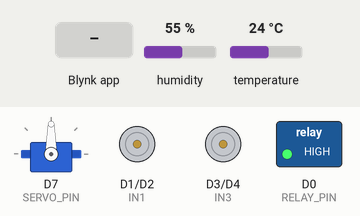
Bench run of a sketch on a simulated ESP8266 (NodeMCU). Parts: servo, motor-driver pin pairs drawn as motors (green arrow = first pin HIGH = forward, orange = second pin HIGH = backward, longer = more drive, scaled by the enable pin), switched loads named in the sketch (green lamp = pin HIGH). The test bench sets the inputs (shaded band); at power-on: humidity 55 %, temperature 24 °C. WiFi joins after 1.5 s; servers stay silent unless stated.

Above: at 3.0 s.
3.1 s: Blynk app writes 1 to V1
At 3.8 s:
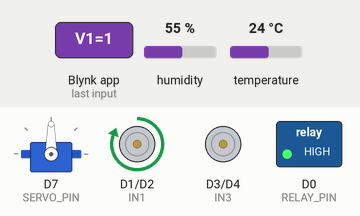
4.6 s: Blynk app writes 1 to V2
At 5.0 s:
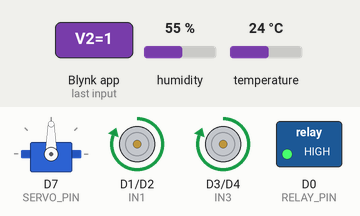
6.1 s: Blynk app writes 0 to V1
At 7.3 s:
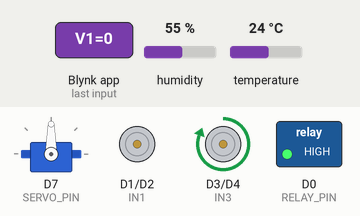
7.6 s: Blynk app writes 0 to V2
At 8.4 s:
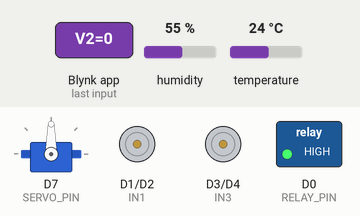
9.1 s: Blynk app writes 200 to V1
At 9.5 s:
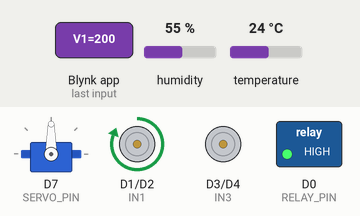
10.6 s: Blynk app writes 1 to V3
Timing chart, 0 to 64.1 s (numbered marks = the images above; inputs shaded):
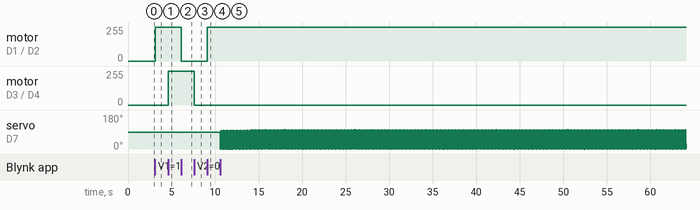

The sketch:

sketch_may8b.ino
```cpp
#define BLYNK_PRINT Serial
#include <ESP8266WiFi.h>
#include <BlynkSimpleEsp8266.h>
#include <Servo.h>
#include <DHT.h>

// Blynk Auth Token
char auth[] = "kuLOtQHP1JOalR94soOrt7Z6vw-yHG8U";

// WiFi credentials
char ssid[] = "dazzle";
char pass[] = "romanus5666";

// Motor Pins for L298N Motor Driver
#define IN1 D1
#define IN2 D2
#define IN3 D3
#define IN4 D4
#define ENA D5  // Motor 1 speed (optional)
#define ENB D6  // Motor 2 speed (optional)

// Servo Pin
#define SERVO_PIN D7

// DHT11 Sensor Pin
#define DHTPIN D8
#define DHTTYPE DHT11

// Relay Pins
#define RELAY_PIN D0          // Water pump relay
#define LIGHT_RELAY_PIN D5    // D5 (valid pin on ESP8266)

Servo servoMotor;
DHT dht(DHTPIN, DHTTYPE);

// Variables for motor, servo, and sensor
bool motor1State = false;
bool motor2State = false;
bool servoMotorState = false;
bool waterPumpState = false;
bool lightRelayState = false;
int servoSpeed = 0.1;  // Default speed (in milliseconds)
float temperature, humidity;


// Blynk button to control DC Motor 1 (on/off)
BLYNK_WRITE(V1) {
  motor1State = param.asInt();  // On/Off for Motor 1
  if (motor1State) {
    digitalWrite(IN1, HIGH);
    digitalWrite(IN2, LOW);
    analogWrite(ENA, 255);  // Full speed for Motor 1
  } else {
    digitalWrite(IN1, LOW);
    digitalWrite(IN2, LOW);
  }
}

// Blynk button to control DC Motor 2 (on/off)
BLYNK_WRITE(V2) {
  motor2State = param.asInt();  // On/Off for Motor 2
  if (motor2State) {
    digitalWrite(IN3, HIGH);
    digitalWrite(IN4, LOW);
    analogWrite(ENB, 255);  // Full speed for Motor 2
  } else {
    digitalWrite(IN3, LOW);
    digitalWrite(IN4, LOW);
  }
}

// Servo Control
BLYNK_WRITE(V3) {
  servoMotorState = param.asInt();
}

// Servo Speed
BLYNK_WRITE(V4) {
  servoSpeed = param.asInt();
}

// Water Pump Control
BLYNK_WRITE(V5) {
  waterPumpState = param.asInt();
  digitalWrite(RELAY_PIN, waterPumpState ? LOW : HIGH);  // Active LOW
}

// Night Light Control
BLYNK_WRITE(V8) {
  lightRelayState = param.asInt();
  digitalWrite(LIGHT_RELAY_PIN, lightRelayState ? LOW : HIGH);  // Active LOW
}

void setup() {
  Serial.begin(115200);
  Blynk.begin(auth, ssid, pass);

  pinMode(IN1, OUTPUT);
  pinMode(IN2, OUTPUT);
  pinMode(IN3, OUTPUT);
  pinMode(IN4, OUTPUT);

  servoMotor.attach(SERVO_PIN);
  dht.begin();

  pinMode(RELAY_PIN, OUTPUT);
  digitalWrite(RELAY_PIN, HIGH);  // Water pump OFF

  pinMode(LIGHT_RELAY_PIN, OUTPUT);
  digitalWrite(LIGHT_RELAY_PIN, HIGH);  // Light OFF
}

void loop() {
  Blynk.run();

  if (servoMotorState) {
    for (int angle = 0; angle <= 120; angle++) {
      servoMotor.write(angle);
      delay(servoSpeed);
    }
    for (int angle = 120; angle >= 0; angle--) {
      servoMotor.write(angle);
      delay(servoSpeed);
    }
  }

  temperature = dht.readTemperature();
  humidity = dht.readHumidity();
  Blynk.virtualWrite(V6, temperature);
  Blynk.virtualWrite(V7, humidity);
}
```

Measured:
- after the input at 3.1 s, motor on D1 (IN1) / D2 (IN2): stopped → forward 255/255 at once
- after the input at 4.6 s, motor on D3 (IN3) / D4 (IN4): stopped → forward 255/255 at once
- after the input at 6.1 s, motor on D1 (IN1) / D2 (IN2): forward 255/255 → stopped at once
- after the input at 7.6 s, motor on D3 (IN3) / D4 (IN4): forward 255/255 → stopped at once
- after the input at 9.1 s, motor on D1 (IN1) / D2 (IN2): stopped → forward 255/255 at once
